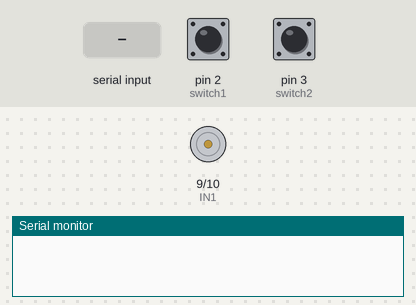
A sketch run on a simulated Arduino Uno, built with avr-gcc and run on an emulated ATmega328P. Shown: motor-driver pin pairs drawn as motors (green arrow = first pin HIGH = forward, orange = second pin HIGH = backward, longer = more drive, scaled by the enable pin), the last lines printed to the serial monitor. The inputs (shaded band) are chosen by the test bench; at power-on: pin 2 (switch1) LOW, pin 3 (switch2) LOW.

Above: at 1.2 s.
1.3 s: pin 2 (switch1) pulled HIGH for 0.15 s
At 2.4 s:
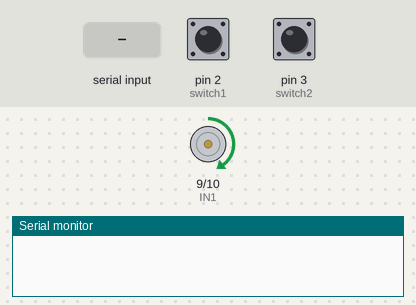
2.9 s: "Stop\n" received over Serial
At 3.8 s:
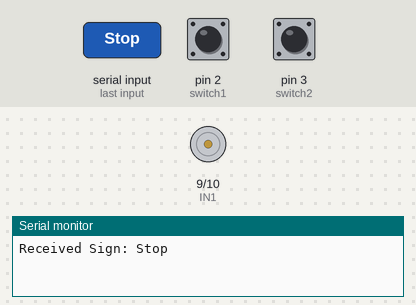
4.4 s: "Speed Limit 20\n" received over Serial
5.9 s: pin 3 (switch2) pulled HIGH for 0.15 s
At 7.1 s:
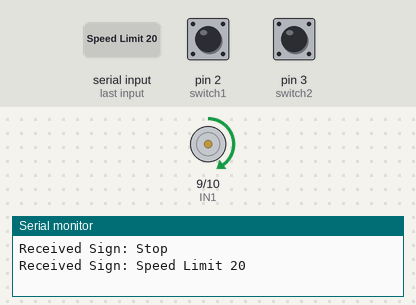
Timing chart, 0 to 8.5 s (numbered marks = the images above; inputs shaded):
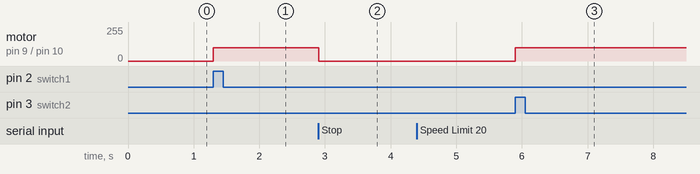

Measured:
- after the input at 1.3 s, motor on pin 9 (IN1) / pin 10 (IN2): stopped → forward 100/255 at once
- after the input at 2.9 s, motor on pin 9 (IN1) / pin 10 (IN2): forward 100/255 → stopped at once
- after the input at 5.9 s, motor on pin 9 (IN1) / pin 10 (IN2): stopped → forward 100/255 at once

The sketch:

latest_v_traffic_rec.ino
```cpp
// Define motor driver pins
int IN1 = 9;
int IN2 = 10;
int EN = 11;  // Enable pin for PWM (Motor speed)

// Switch pins
int switch1 =   2; // S1 - Pin for switch 1 (100 PWM)
int switch2 =   3; // S2 - Pin for switch 2 (240 PWM)

// Define motor speed values
int motorSpeed = 0;  // Default motor speed (this can be changed with switch S1 and S2)

int signSpeed =  250;

// Define sign speed thresholds (in PWM)
int stopSpeed = 0;
int limitSpeed20 = 40;
int limitSpeed30 = 60;
int limitSpeed40 = 80;
int limitSpeed60 = 120;
int limitSpeed70 = 140;
int limitSpeed80 = 160;
int limitSpeed90 = 180;
int limitSpeed100 = 200;

// Initialize serial communication
String receivedData = "";

void setup() {
  Serial.begin(9600);  // Start serial communication

  pinMode(IN1, OUTPUT);  // Motor driver control pin
  pinMode(IN2, OUTPUT);  // Motor driver control pin
  pinMode(EN, OUTPUT);   // Motor driver enable pin for PWM

  pinMode(switch1, INPUT);  // Set Switch 1 (S1) pin as input
  pinMode(switch2, INPUT);  // Set Switch 2 (S2) pin as input

  // Set motor speed based on switch input
  analogWrite(EN, motorSpeed);  // Set initial motor speed to 100 PWM or 240 PWM

  // Set motor direction (rotate in one direction)
  digitalWrite(IN1, LOW);   // Set IN1 HIGH
  digitalWrite(IN2, LOW);    // Set IN2 LOW to rotate in one direction
}

void loop() {
  if (Serial.available()) {  // Check if data is available from Python
    receivedData = Serial.readStringUntil('\n');  // Read the incoming sign name

    // Debugging output
    Serial.println("Received Sign: " + receivedData);

    // Set the sign speed based on the detected traffic sign
    signSpeed = getSignSpeed(receivedData);

    // Compare current motor speed with sign speed and take action
    if (motorSpeed > signSpeed) {
      motorSpeed = signSpeed;  // Reduce speed if the detected sign requires a lower speed
      analogWrite(EN, motorSpeed);
    }
    // If the current speed is equal to or less than the detected sign speed, do nothing
  }

  // Optionally: Adjust motor speed based on switches
  if (digitalRead(switch1) == HIGH) {
    if (100 > signSpeed ) {
      motorSpeed = signSpeed;
      analogWrite(EN, motorSpeed);
      digitalWrite(IN1, HIGH);   // Set IN1 HIGH
      digitalWrite(IN2, LOW);    // Set IN2 LOW to rotate in one direction
    }
    else {
      motorSpeed = 100;  // S1 pressed, set speed to 100 PWM
      analogWrite(EN, motorSpeed);
      digitalWrite(IN1, HIGH);   // Set IN1 HIGH
      digitalWrite(IN2, LOW);    // Set IN2 LOW to rotate in one direction

    }

  }
  if (digitalRead(switch2) == HIGH) {
    if (240 > signSpeed ) {
      motorSpeed = signSpeed;
      analogWrite(EN, motorSpeed);
      digitalWrite(IN1, HIGH);   // Set IN1 HIGH
      digitalWrite(IN2, LOW);    // Set IN2 LOW to rotate in one direction
    }
    else {
      motorSpeed = 240;  // S1 pressed, set speed to 100 PWM
      analogWrite(EN, motorSpeed);
      digitalWrite(IN1, HIGH);   // Set IN1 HIGH
      digitalWrite(IN2, LOW);    // Set IN2 LOW to rotate in one direction

    }
  }
}

// Function to get sign speed corresponding to detected traffic sign
int getSignSpeed(String sign) {
  if (sign == "Stop") {
    return stopSpeed;
  } else if (sign == "Speed Limit 20") {
    return limitSpeed20;
  } else if (sign == "Speed Limit 30") {
    return limitSpeed30;
  } else if (sign == "Speed Limit 40") {
    return limitSpeed40;
  } else if (sign == "Speed Limit 60") {
    return limitSpeed60;
  } else if (sign == "Speed Limit 80") {
    return limitSpeed80;
  } else if (sign == "Speed Limit 80") {
    return limitSpeed80;
  } else if (sign == "Speed Limit 90") {
    return limitSpeed90;
  } else if (sign == "Speed Limit 100") {
    return limitSpeed100;
  }
  return 0;  // Default to stop if no match
}
```
